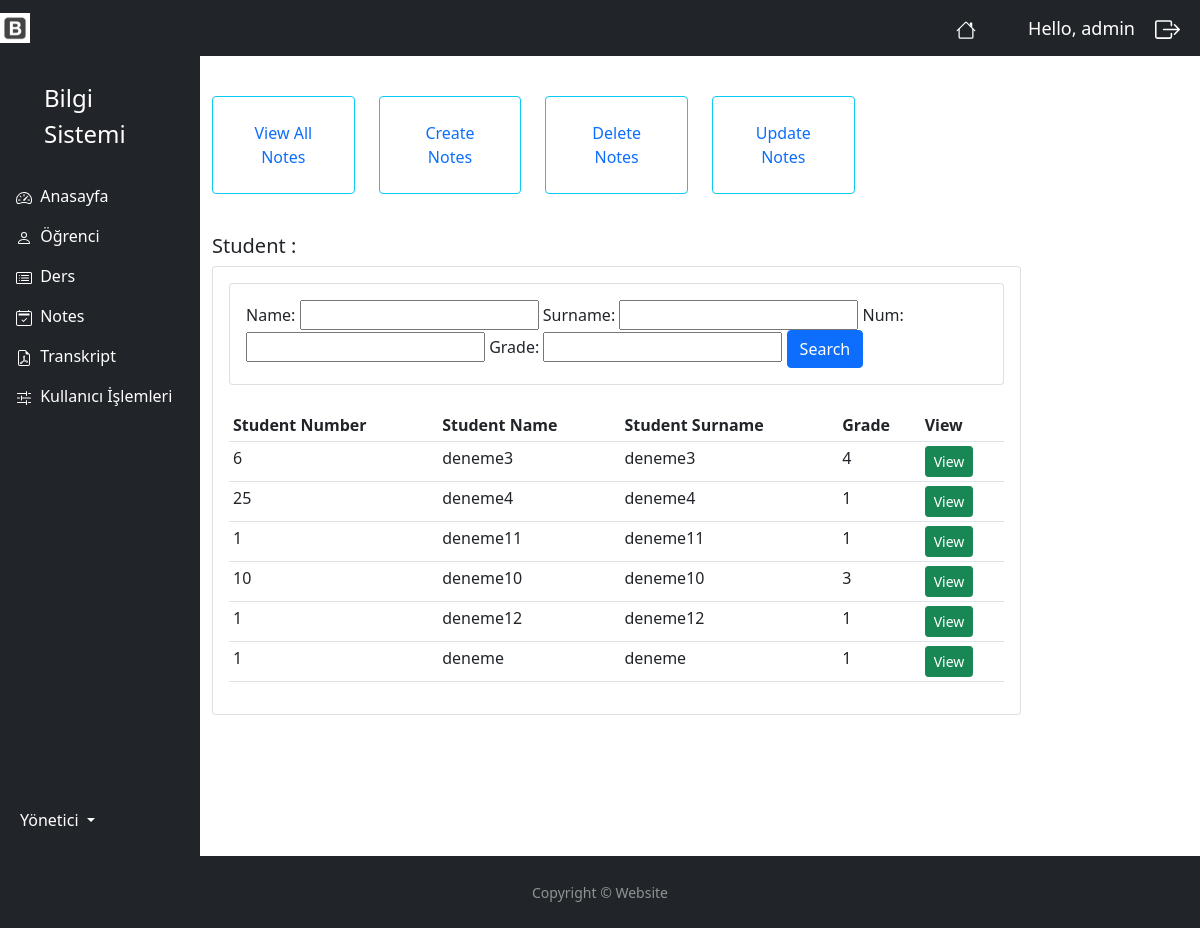
The page /notes_update/ (signed in) on the database its author committed.
### myapp/models.py (models this page shows, shortened)
class Student(models.Model):
    user =models.OneToOneField(User, blank=True, null=True, on_delete=models.CASCADE)
    name = models.CharField(max_length=50, null=True)
    surname = models.CharField(max_length=50, null=True)
    num = models.IntegerField(null=True, blank=True)
    grade = models.IntegerField(null=True, blank=True)
    profile_pic = models.ImageField(default="user.jpeg", null=True, blank=True)
    department = models.ManyToManyField(Department)

### myapp/decorators.py (the view)
        def wrapper_func(request, *args, **kwargs):
            group =None
            if request.user.groups.exists():
                group = request.user.groups.all()[0].name
            if group in allowed_roles:
                return view_func(request, *args, **kwargs)
            else:
                return HttpResponse('You are not authorized to view this page')

### myapp/views.py (called while the page is built)
@login_required(login_url='login')
@allowed_users(allowed_roles=['admin'])
def notesUpdate(request):
    notes = Notes.objects.all()
    student = Student.objects.all()
    notes_count = notes.count()
    student_count = student.count()
    myFilter = StudentFilter(request.GET, queryset=student)
    student = myFilter.qs
    context = {
        'student':student,
        'student_count':student_count,
        'notes':notes,
        'notes_count':notes_count,
        'myFilter':myFilter,
    }
    return render(request, 'accounts/notes_update_page.html', context)

### myapp/templates/accounts/notes_update_page.html
{% extends 'accounts/main.html' %}
{% block content %}
    {% include 'accounts/dashboard_n.html' %}
    <br>
    <div class="row">
        <div class="col-md-10">
                <h5>Student : </h5>
                <div class="card card-body">
                    <div class="row">
                        <div class="col">
                            <div class="card card-body">
                                <form method="get">
                                    {{ myFilter.form }}
                                    <button class="btn btn-primary" type="submit">Search</button>
                                </form>
                            </div>
                        </div>
                    </div>
                    <br>
                    <table class="table table-sm">
                        <tr>
                            <th>Student Number</th>
                            <th>Student Name</th>
                            <th>Student Surname</th>
                            <th>Grade</th>
                            <th>View</th>
                        </tr>
                        {% for i in student %}
                           <tr>
                                <td>{{ i.num }}</td>
                                <td>{{ i.name }}</td>
                                <td>{{ i.surname }}</td>
                                <td>{{ i.grade }}</td>
                            <td><a class="btn btn-sm btn-success" href="{% url 'student_notes_update' i.id %}"> View </a></td>
                           </tr>
                        {% endfor %}
                    </table>
                </div>
        </div>
    </div>
{% endblock content %}

### myapp/templates/accounts/navbar.html (shortened to what this page needs)
{% load static %}
<nav class="navbar navbar-expand-lg navbar-dark bg-dark">
  <a href="{% url 'index' %}"><img  width="30" height="30" class="d-inline-block align-top" alt=""  src="{% static 'images/icon.jpeg' %}"></a>
    <span><a href="/" class="nav-link text-white align-middle px-5">
          </a>
    </span>
    <span class="hello-msg">Hello, {{ request.user }} </span>
    <span ><a  class="hello-msg " href="{% url 'logout' %}">
        </a>
    </span>
</nav>

### static/css/main.css (style rules this page uses)
body { background-color: #ebeff5; }

### myapp/templates/accounts/navbar.html (style rules this page uses)
.hello-msg { font-size: 18px; color: #fff; margin-right: 20px; }

### myapp/templates/accounts/footer.html (style rules this page uses)
html, body { height: 100%; }

### rows shown on the page
Student: num "6", name "deneme3", surname "deneme3", grade "4"
Student: num "25", name "deneme4", surname "deneme4", grade "1"
Student: num "1", name "deneme11", surname "deneme11", grade "1"
Student: num "10", name "deneme10", surname "deneme10", grade "3"
Student: num "1", name "deneme12", surname "deneme12", grade "1"
Student: num "1", name "deneme", surname "deneme", grade "1"

### other values the page prints
{{ request.user }} "admin"
